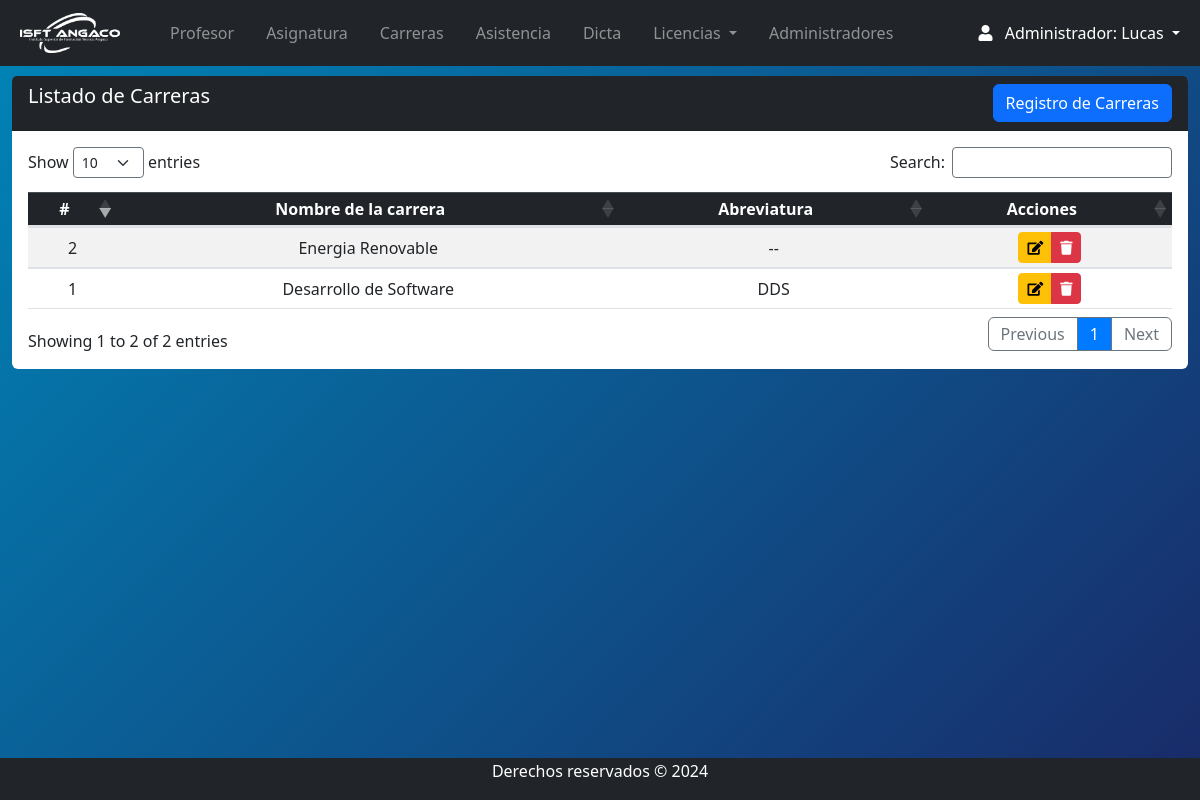
Screenshot of /Views/admin/carrera_index.php (signed in) with the database file from the repository.
### tables this page shows
CREATE TABLE `carreras` (
  `id` int(11) NOT NULL,
  `nombre` varchar(255) NOT NULL,
  `descripcion` varchar(255) NOT NULL,
  `etapa` varchar(15) NOT NULL
);

### Views/admin/carrera_index.php (the view, shortened to what this page needs)
<?php
include("../../conn/connection.php");
include("navbar.php");
$sql = "SELECT * FROM carreras";
$resultado = mysqli_query($conexion, $sql);
?>
<section class="content mt-3">
    <div class="row m-auto">
        <div class="col-sm">
            <div class="card rounded-2 border-0">
                <div class="card-header bg-dark text-white pb-0">
                    <h5 class="d-inline-block">Listado de Carreras</h5>
                    <a class="btn btn-primary float-right mb-2" href="carrera_crea.php">Registro de Carreras</a>
                </div>
                <div class="card-body table-responsive">
                    <table id="example" class="table table-striped table-sm" style="width:100%">
                        <thead id="color1" class="table-dark">
                            <tr>
                                <th>#</th>
                                <th>Nombre de la carrera</th>
                                <th>Abreviatura</th>
                                <th>Acciones</th>
                            </tr>
                        </thead>
                        <tbody>
                            <?php
                            while ($filas = mysqli_fetch_assoc($resultado)) {
                                if ($filas['etapa'] == 'Activo') {
                            ?>
                                    <tr class="col-sm">
                                        <td><?php echo htmlspecialchars($filas['id'], ENT_QUOTES, 'UTF-8'); ?></td>
                                        <td><?php echo htmlspecialchars($filas['nombre'], ENT_QUOTES, 'UTF-8'); ?></td>
                                        <td><?php echo htmlspecialchars($filas['descripcion'], ENT_QUOTES, 'UTF-8'); ?></td>
                                        <td class="text-center">
                                            <div class="btn-group">
                                                <button class="btn btn-warning btn-sm">
                                                    <?php echo '<a href="carrera_edit.php?id=' . htmlspecialchars($filas['id'], ENT_QUOTES, 'UTF-8') . '"><i class="fas fa-edit"></i></a>'; ?>
                                                </button>
                                                <a href="javascript:eliminar_carrera(<?php echo htmlspecialchars($filas['id'], ENT_QUOTES, 'UTF-8'); ?>)"
                                                   class="btn btn-danger btn-sm"
                                                   title="Inactivar"
                                                   role="button">
                                                    <i class="fas fa-trash"></i>
                                                </a>
                                            </div>
                                        </td>
                                    </tr>
                            <?php
                                }
                            }
                            ?>
                        </tbody>
                    </table>
                </div>
            </div>
        </div>
    </div>
</section>
<?php
require("footer.php");
?>

### css/style.css (style rules this page uses)
body { position: relative; padding-bottom: 10px; min-height: 100vh; }
th, td { text-align: center !important; vertical-align: middle !important; }

### Views/admin/navbar.php (style rules this page uses)
body { background: linear-gradient(135deg,#0085b7, #192a68); }

### Views/admin/carrera_index.php (style rules this page uses)
.fa-edit { color: black; }
.fa-trash { color: white; }

### rows the page displays
carreras: id "1", nombre "Desarrollo de Software", descripcion "DDS"
carreras: id "2", nombre "Energia Renovable", descripcion "--"

### other values shown
$_SESSION['nombre'] "Lucas"
